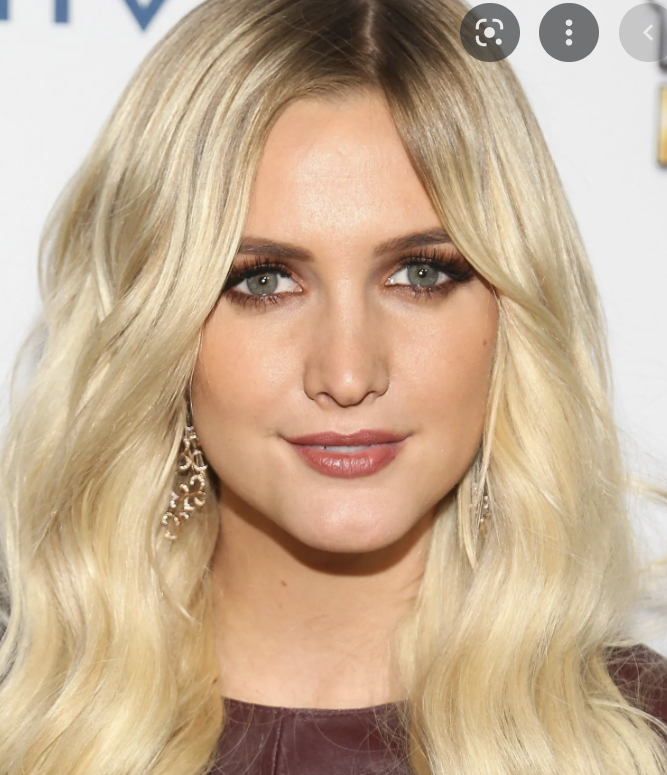
#> input picture Assets/Python/Communication/faceimage.png, 667 x 775 px
$ python -i skin_detection.py   (imports and definitions only)
#> lines starting #> are read from the running program, lines starting #| are printed output that depends on the picture; after the words box and inside, x2 and y2 are one past the last pixel; in counts of white or black regions, pixels touching at a corner belong together
import cv2
import numpy as np
import sys


# ---- START FUNCTIONS ----#


# segment using otsu binarization and thresholding
def segment_otsu(image_grayscale, img_BGR):
    threshold_value, threshold_image = cv2.threshold(image_grayscale, 0, 255,cv2.THRESH_BINARY_INV+cv2.THRESH_OTSU)
    threshold_image_binary = 1- threshold_image/255
    threshold_image_binary = np.repeat(threshold_image_binary[:, :, np.newaxis], 3, axis=2)
    img_face_only = np.multiply(threshold_image_binary, img_BGR)
    return img_face_only.astype(np.uint8)


def segmentSkinColor(image):
# read in image into openCV BGR and grayscale
#> called with image = 'faceimage.png'
    img_BGR = cv2.imread(image, 3)
#> img_BGR is the input picture: shape (775, 667, 3); mean B, G, R 147.3, 174.1, 199
    img_grayscale = cv2.cvtColor(img_BGR, cv2.COLOR_BGR2GRAY)
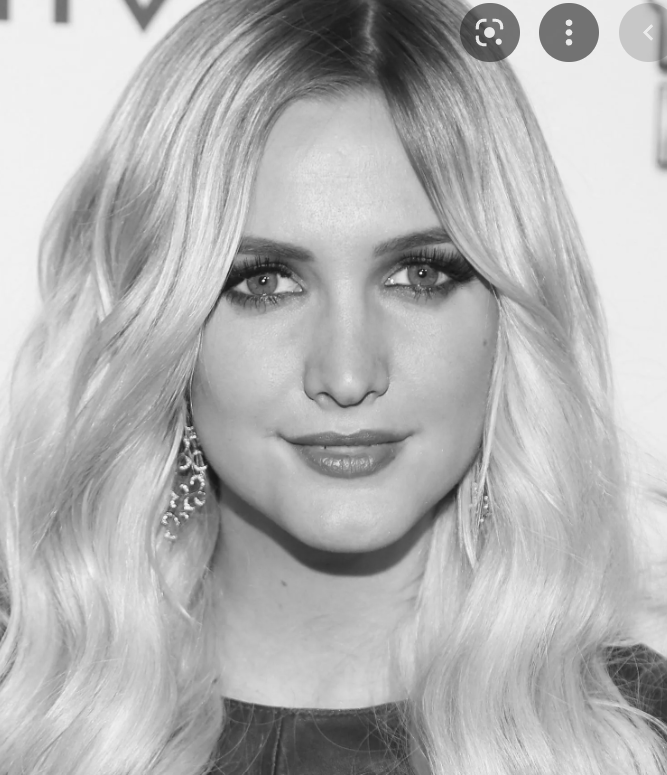
#> img_grayscale: shape (775, 667); min 20, max 251, mean 178.5

# foreground and background segmentation (otsu)
    img_face_only = segment_otsu(img_grayscale, img_BGR)
#> in segment_otsu, `threshold_value, threshold_image = cv2.threshold(image_grayscale, 0, 2..`:
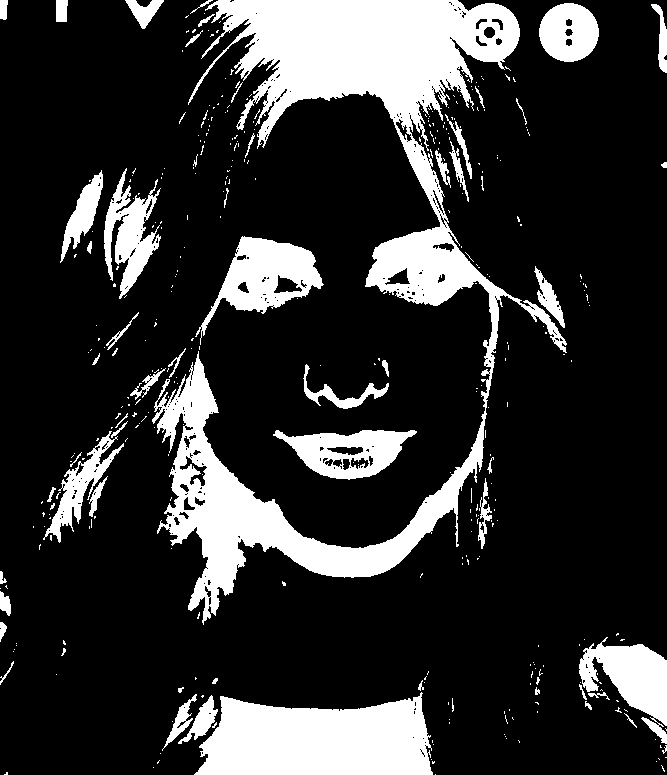
#> threshold_image: shape (775, 667); 19.5% white; 380 white regions (324 under 20 px), largest, box (x1, y1, x2, y2) and area: (152, 0, 567, 625) 53886, (194, 692, 433, 775) 15270, (195, 236, 324, 345) 5211
#> in segment_otsu, `threshold_value, threshold_image = cv2.threshold(image_grayscale, 0, 2..`: threshold_value = 149
#> in segment_otsu, `img_face_only = np.multiply(threshold_image_binary, img_BGR)`:
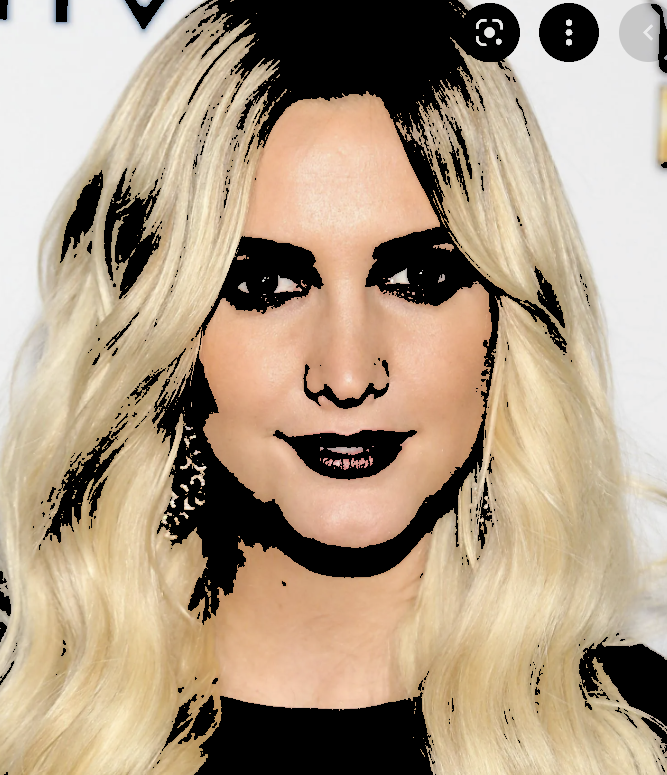
#> img_face_only: shape (775, 667, 3) float64; mean of channels 0, 1, 2 132.7, 155.4, 174.5; drawn as B, G, R
# convert to HSV and YCrCb color spaces and detect potential pixels
    img_HSV = cv2.cvtColor(img_face_only, cv2.COLOR_BGR2HSV)
#> img_HSV: shape (775, 667, 3); mean H, S, V 13.7, 50.4, 174.6
    img_YCrCb = cv2.cvtColor(img_face_only, cv2.COLOR_BGR2YCrCb)
#> img_YCrCb: shape (775, 667, 3); mean of channels 0, 1, 2 158.5, 139.4, 113.5

# aggregate skin pixels
    blue = []
    green = []
    red = []

    height, width, channels = img_face_only.shape
#> height = 775; width = 667; channels = 3

    for i in range (height):
        for j in range (width):
            if((img_HSV.item(i, j, 0) <= 170) and (140 <= img_YCrCb.item(i, j, 1) <= 170) and (90 <= img_YCrCb.item(i, j, 2) <= 120)):
                blue.append(img_face_only[i, j].item(0))
                green.append(img_face_only[i, j].item(1))
                red.append(img_face_only[i, j].item(2))
            else:
                img_face_only[i, j] = [0, 0, 0]
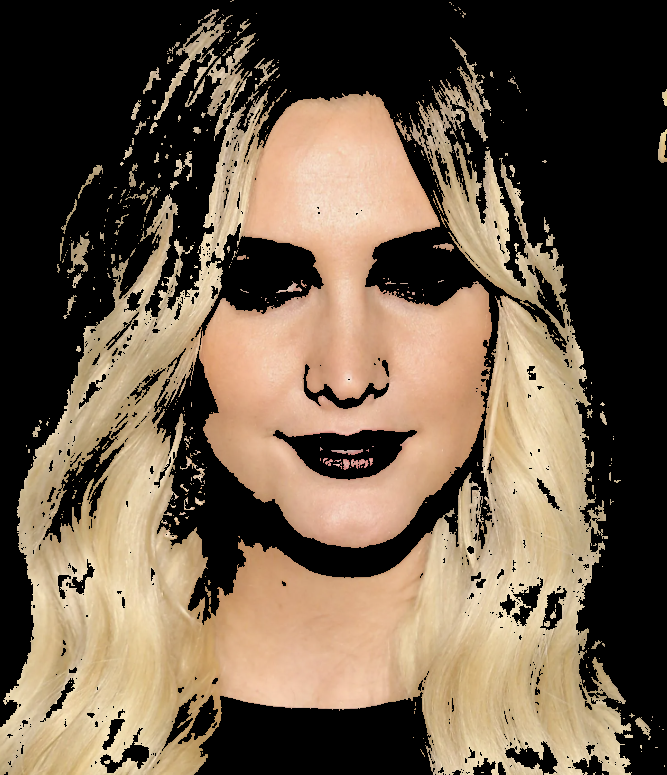
#> img_face_only: shape (775, 667, 3); mean B, G, R 72.9, 91.5, 108.4
#> after the loop, blue = 262032 items; green = 262032 items; red = 262032 items

# determine mean skin tone estimate
    skin_tone_estimate_RGB = [np.mean(red), np.mean(green), np.mean(blue)]
#> skin_tone_estimate_RGB = [213.8, 180.6, 143.9]
    return skin_tone_estimate_RGB[0], skin_tone_estimate_RGB[1], skin_tone_estimate_RGB[2]

>>> result = segmentSkinColor('faceimage.png')
#> result = (213.8, 180.6, 143.9)
